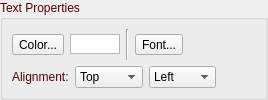
       <widget class="QGroupBox" name="groupBoxTextProperties3">
        <property name="palette">
         <palette>
          <active>
           <colorrole role="WindowText">
            <brush brushstyle="SolidPattern">
             <color alpha="255">
              <red>85</red>
              <green>0</green>
              <blue>0</blue>
             </color>
            </brush>
           </colorrole>
          </active>
          <inactive>
           <colorrole role="WindowText">
            <brush brushstyle="SolidPattern">
             <color alpha="255">
              <red>85</red>
              <green>0</green>
              <blue>0</blue>
             </color>
            </brush>
           </colorrole>
          </inactive>
          <disabled>
           <colorrole role="WindowText">
            <brush brushstyle="SolidPattern">
             <color alpha="255">
              <red>120</red>
              <green>120</green>
              <blue>120</blue>
             </color>
            </brush>
           </colorrole>
          </disabled>
         </palette>
        </property>
        <property name="title">
         <string>Text Properties</string>
        </property>
        <layout class="QVBoxLayout" name="verticalLayout_9">
         <property name="leftMargin">
          <number>9</number>
         </property>
         <property name="topMargin">
          <number>9</number>
         </property>
         <property name="rightMargin">
          <number>9</number>
         </property>
         <property name="bottomMargin">
          <number>9</number>
         </property>
         <item>
          <layout class="QHBoxLayout" name="horizontalLayout_31">
           <property name="leftMargin">
            <number>0</number>
           </property>
           <property name="topMargin">
            <number>0</number>
           </property>
           <property name="rightMargin">
            <number>0</number>
           </property>
           <property name="bottomMargin">
            <number>0</number>
           </property>
           <item>
            <widget class="QToolButton" name="toolButtonTextColor3">
             <property name="text">
              <string>Color...</string>
             </property>
            </widget>
           </item>
           <item>
            <widget class="QGraphicsView" name="graphicViewTextColor3">
             <property name="sizePolicy">
              <sizepolicy hsizetype="Fixed" vsizetype="Fixed">
               <horstretch>0</horstretch>
               <verstretch>0</verstretch>
              </sizepolicy>
             </property>
             <property name="minimumSize">
              <size>
               <width>50</width>
               <height>20</height>
              </size>
             </property>
             <property name="maximumSize">
              <size>
               <width>50</width>
               <height>20</height>
              </size>
             </property>
            </widget>
           </item>
           <item>
            <widget class="Line" name="line_4">
             <property name="orientation">
              <enum>Qt::Vertical</enum>
             </property>
            </widget>
           </item>
           <item>
            <widget class="QToolButton" name="toolButtonTextFont3">
             <property name="text">
              <string>Font...</string>
             </property>
            </widget>
           </item>
           <item>
            <widget class="QLabel" name="labelFont3">
             <property name="sizePolicy">
              <sizepolicy hsizetype="Minimum" vsizetype="Preferred">
               <horstretch>0</horstretch>
               <verstretch>0</verstretch>
              </sizepolicy>
             </property>
             <property name="text">
              <string/>
             </property>
             <property name="wordWrap">
              <bool>true</bool>
             </property>
            </widget>
           </item>
          </layout>
         </item>
         <item>
          <layout class="QHBoxLayout" name="horizontalLayout_20">
           <property name="topMargin">
            <number>0</number>
           </property>
           <property name="bottomMargin">
            <number>0</number>
           </property>
           <item>
            <widget class="QLabel" name="labelTextAlign3">
             <property name="text">
              <string>Alignment:</string>
             </property>
            </widget>
           </item>
           <item>
            <widget class="QComboBox" name="comboBoxVerticalAling3">
             <property name="currentIndex">
              <number>0</number>
             </property>
             <item>
              <property name="text">
               <string>Top</string>
              </property>
             </item>
             <item>
              <property name="text">
               <string>Middle</string>
              </property>
             </item>
             <item>
              <property name="text">
               <string>Bottom</string>
              </property>
             </item>
            </widget>
           </item>
           <item>
            <widget class="QComboBox" name="comboBoxHorizontalAling3">
             <item>
              <property name="text">
               <string>Left</string>
              </property>
             </item>
             <item>
              <property name="text">
               <string>Center</string>
              </property>
             </item>
             <item>
              <property name="text">
               <string>Right</string>
              </property>
             </item>
            </widget>
           </item>
           <item>
            <spacer name="horizontalSpacer">
             <property name="orientation">
              <enum>Qt::Horizontal</enum>
             </property>
             <property name="sizeHint" stdset="0">
              <size>
               <width>40</width>
               <height>20</height>
              </size>
             </property>
            </spacer>
           </item>
          </layout>
         </item>
        </layout>
       </widget>
